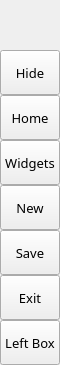
        <widget class="QFrame" name="leftMenuBg">
         <property name="minimumSize">
          <size>
           <width>60</width>
           <height>0</height>
          </size>
         </property>
         <property name="maximumSize">
          <size>
           <width>60</width>
           <height>16777215</height>
          </size>
         </property>
         <property name="frameShape">
          <enum>QFrame::NoFrame</enum>
         </property>
         <property name="frameShadow">
          <enum>QFrame::Raised</enum>
         </property>
         <layout class="QVBoxLayout" name="verticalLayout_3">
          <property name="spacing">
           <number>0</number>
          </property>
          <property name="leftMargin">
           <number>0</number>
          </property>
          <property name="topMargin">
           <number>0</number>
          </property>
          <property name="rightMargin">
           <number>0</number>
          </property>
          <property name="bottomMargin">
           <number>0</number>
          </property>
          <item>
           <widget class="QFrame" name="topLogoInfo">
            <property name="minimumSize">
             <size>
              <width>0</width>
              <height>50</height>
             </size>
            </property>
            <property name="maximumSize">
             <size>
              <width>16777215</width>
              <height>50</height>
             </size>
            </property>
            <property name="frameShape">
             <enum>QFrame::NoFrame</enum>
            </property>
            <property name="frameShadow">
             <enum>QFrame::Raised</enum>
            </property>
            <widget class="QFrame" name="topLogo">
             <property name="geometry">
              <rect>
               <x>10</x>
               <y>5</y>
               <width>42</width>
               <height>42</height>
              </rect>
             </property>
             <property name="minimumSize">
              <size>
               <width>42</width>
               <height>42</height>
              </size>
             </property>
             <property name="maximumSize">
              <size>
               <width>42</width>
               <height>42</height>
              </size>
             </property>
             <property name="frameShape">
              <enum>QFrame::NoFrame</enum>
             </property>
             <property name="frameShadow">
              <enum>QFrame::Raised</enum>
             </property>
            </widget>
            <widget class="QLabel" name="titleLeftApp">
             <property name="geometry">
              <rect>
               <x>70</x>
               <y>8</y>
               <width>160</width>
               <height>20</height>
              </rect>
             </property>
             <property name="font">
              <font>
               <family>NanumGothic</family>
               <pointsize>12</pointsize>
               <italic>false</italic>
               <bold>false</bold>
              </font>
             </property>
             <property name="text">
              <string>PyDracula</string>
             </property>
             <property name="alignment">
              <set>Qt::AlignLeading|Qt::AlignLeft|Qt::AlignTop</set>
             </property>
            </widget>
            <widget class="QLabel" name="titleLeftDescription">
             <property name="geometry">
              <rect>
               <x>70</x>
               <y>27</y>
               <width>160</width>
               <height>16</height>
              </rect>
             </property>
             <property name="maximumSize">
              <size>
               <width>16777215</width>
               <height>16</height>
              </size>
             </property>
             <property name="font">
              <font>
               <family>NanumGothic</family>
               <pointsize>8</pointsize>
               <italic>false</italic>
               <bold>false</bold>
              </font>
             </property>
             <property name="text">
              <string/>
             </property>
             <property name="alignment">
              <set>Qt::AlignLeading|Qt::AlignLeft|Qt::AlignTop</set>
             </property>
            </widget>
           </widget>
          </item>
          <item>
           <widget class="QFrame" name="leftMenuFrame">
            <property name="sizePolicy">
             <sizepolicy hsizetype="Preferred" vsizetype="Preferred">
              <horstretch>0</horstretch>
              <verstretch>0</verstretch>
             </sizepolicy>
            </property>
            <property name="frameShape">
             <enum>QFrame::NoFrame</enum>
            </property>
            <property name="frameShadow">
             <enum>QFrame::Raised</enum>
            </property>
            <layout class="QVBoxLayout" name="verticalMenuLayout">
             <property name="spacing">
              <number>0</number>
             </property>
             <property name="leftMargin">
              <number>0</number>
             </property>
             <property name="topMargin">
              <number>0</number>
             </property>
             <property name="rightMargin">
              <number>0</number>
             </property>
             <property name="bottomMargin">
              <number>0</number>
             </property>
             <item>
              <widget class="QFrame" name="toggleBox">
               <property name="maximumSize">
                <size>
                 <width>16777215</width>
                 <height>45</height>
                </size>
               </property>
               <property name="frameShape">
                <enum>QFrame::NoFrame</enum>
               </property>
               <property name="frameShadow">
                <enum>QFrame::Raised</enum>
               </property>
               <layout class="QVBoxLayout" name="verticalLayout_4">
                <property name="spacing">
                 <number>0</number>
                </property>
                <property name="leftMargin">
                 <number>0</number>
                </property>
                <property name="topMargin">
                 <number>0</number>
                </property>
                <property name="rightMargin">
                 <number>0</number>
                </property>
                <property name="bottomMargin">
                 <number>0</number>
                </property>
                <item>
                 <widget class="QPushButton" name="toggleButton">
                  <property name="sizePolicy">
                   <sizepolicy hsizetype="Expanding" vsizetype="Fixed">
                    <horstretch>0</horstretch>
                    <verstretch>0</verstretch>
                   </sizepolicy>
                  </property>
                  <property name="minimumSize">
                   <size>
                    <width>0</width>
                    <height>45</height>
                   </size>
                  </property>
                  <property name="font">
                   <font>
                    <family>NanumGothic</family>
                    <pointsize>10</pointsize>
                    <italic>false</italic>
                    <bold>false</bold>
                   </font>
                  </property>
                  <property name="cursor">
                   <cursorShape>PointingHandCursor</cursorShape>
                  </property>
                  <property name="layoutDirection">
                   <enum>Qt::LeftToRight</enum>
                  </property>
                  <property name="styleSheet">
                   <string notr="true">background-image: url(:/icon/images/icons/icon_menu.png);</string>
                  </property>
                  <property name="text">
                   <string>Hide</string>
                  </property>
                 </widget>
                </item>
               </layout>
              </widget>
             </item>
             <item alignment="Qt::AlignTop">
              <widget class="QFrame" name="topMenu">
               <property name="frameShape">
                <enum>QFrame::NoFrame</enum>
               </property>
               <property name="frameShadow">
                <enum>QFrame::Raised</enum>
               </property>
               <layout class="QVBoxLayout" name="verticalLayout_8">
                <property name="spacing">
                 <number>0</number>
                </property>
                <property name="leftMargin">
                 <number>0</number>
                </property>
                <property name="topMargin">
                 <number>0</number>
                </property>
                <property name="rightMargin">
                 <number>0</number>
                </property>
                <property name="bottomMargin">
                 <number>0</number>
                </property>
                <item>
                 <widget class="QPushButton" name="btn_home">
                  <property name="sizePolicy">
                   <sizepolicy hsizetype="Expanding" vsizetype="Fixed">
                    <horstretch>0</horstretch>
                    <verstretch>0</verstretch>
                   </sizepolicy>
                  </property>
                  <property name="minimumSize">
                   <size>
                    <width>0</width>
                    <height>45</height>
                   </size>
                  </property>
                  <property name="font">
                   <font>
                    <family>NanumGothic</family>
                    <pointsize>10</pointsize>
                    <italic>false</italic>
                    <bold>false</bold>
                   </font>
                  </property>
                  <property name="cursor">
                   <cursorShape>PointingHandCursor</cursorShape>
                  </property>
                  <property name="layoutDirection">
                   <enum>Qt::LeftToRight</enum>
                  </property>
                  <property name="styleSheet">
                   <string notr="true">background-image: url(:/icon/images/icons/cil-home.png);</string>
                  </property>
                  <property name="text">
                   <string>Home</string>
                  </property>
                 </widget>
                </item>
                <item>
                 <widget class="QPushButton" name="btn_nowSales">
                  <property name="sizePolicy">
                   <sizepolicy hsizetype="Expanding" vsizetype="Fixed">
                    <horstretch>0</horstretch>
                    <verstretch>0</verstretch>
                   </sizepolicy>
                  </property>
                  <property name="minimumSize">
                   <size>
                    <width>0</width>
                    <height>45</height>
                   </size>
                  </property>
                  <property name="font">
                   <font>
                    <family>NanumGothic</family>
                    <pointsize>10</pointsize>
                    <italic>false</italic>
                    <bold>false</bold>
                   </font>
                  </property>
                  <property name="cursor">
                   <cursorShape>PointingHandCursor</cursorShape>
                  </property>
                  <property name="layoutDirection">
                   <enum>Qt::LeftToRight</enum>
                  </property>
                  <property name="styleSheet">
                   <string notr="true">background-image: url(:/icon/images/icons/cil-calendar-check.png);</string>
                  </property>
                  <property name="text">
                   <string>Widgets</string>
                  </property>
                 </widget>
                </item>
                <item>
                 <widget class="QPushButton" name="btn_postSales">
                  <property name="sizePolicy">
                   <sizepolicy hsizetype="Expanding" vsizetype="Fixed">
                    <horstretch>0</horstretch>
                    <verstretch>0</verstretch>
                   </sizepolicy>
                  </property>
                  <property name="minimumSize">
                   <size>
                    <width>0</width>
                    <height>45</height>
                   </size>
                  </property>
                  <property name="font">
                   <font>
                    <family>NanumGothic</family>
                    <pointsize>10</pointsize>
                    <italic>false</italic>
                    <bold>false</bold>
                   </font>
                  </property>
                  <property name="cursor">
                   <cursorShape>PointingHandCursor</cursorShape>
                  </property>
                  <property name="layoutDirection">
                   <enum>Qt::LeftToRight</enum>
                  </property>
                  <property name="styleSheet">
                   <string notr="true">background-image: url(:/icon/images/icons/cil-chart-line.png);</string>
                  </property>
                  <property name="text">
                   <string>New</string>
                  </property>
                 </widget>
                </item>
                <item>
                 <widget class="QPushButton" name="btn_save">
                  <property name="sizePolicy">
                   <sizepolicy hsizetype="Expanding" vsizetype="Fixed">
                    <horstretch>0</horstretch>
                    <verstretch>0</verstretch>
                   </sizepolicy>
                  </property>
                  <property name="minimumSize">
                   <size>
                    <width>0</width>
                    <height>45</height>
                   </size>
                  </property>
                  <property name="font">
                   <font>
                    <family>NanumGothic</family>
                    <pointsize>10</pointsize>
                    <italic>false</italic>
                    <bold>false</bold>
                   </font>
                  </property>
                  <property name="cursor">
                   <cursorShape>PointingHandCursor</cursorShape>
                  </property>
                  <property name="layoutDirection">
                   <enum>Qt::LeftToRight</enum>
                  </property>
                  <property name="styleSheet">
                   <string notr="true">background-image: url(:/icon/images/icons/cil-save.png)</string>
                  </property>
                  <property name="text">
                   <string>Save</string>
                  </property>
                 </widget>
                </item>
                <item>
                 <widget class="QPushButton" name="btn_exit">
                  <property name="sizePolicy">
                   <sizepolicy hsizetype="Expanding" vsizetype="Fixed">
                    <horstretch>0</horstretch>
                    <verstretch>0</verstretch>
                   </sizepolicy>
                  </property>
                  <property name="minimumSize">
                   <size>
                    <width>0</width>
                    <height>45</height>
                   </size>
                  </property>
                  <property name="font">
                   <font>
                    <family>NanumGothic</family>
                    <pointsize>10</pointsize>
                    <italic>false</italic>
                    <bold>false</bold>
                   </font>
                  </property>
                  <property name="cursor">
                   <cursorShape>PointingHandCursor</cursorShape>
                  </property>
                  <property name="layoutDirection">
                   <enum>Qt::LeftToRight</enum>
                  </property>
                  <property name="styleSheet">
                   <string notr="true">background-image: url(:/icon/images/icons/cil-x.png);</string>
                  </property>
                  <property name="text">
                   <string>Exit</string>
                  </property>
                 </widget>
                </item>
               </layout>
              </widget>
             </item>
             <item alignment="Qt::AlignBottom">
              <widget class="QFrame" name="bottomMenu">
               <property name="frameShape">
                <enum>QFrame::NoFrame</enum>
               </property>
               <property name="frameShadow">
                <enum>QFrame::Raised</enum>
               </property>
               <layout class="QVBoxLayout" name="verticalLayout_9">
                <property name="spacing">
                 <number>0</number>
                </property>
                <property name="leftMargin">
                 <number>0</number>
                </property>
                <property name="topMargin">
                 <number>0</number>
                </property>
                <property name="rightMargin">
                 <number>0</number>
                </property>
                <property name="bottomMargin">
                 <number>0</number>
                </property>
                <item>
                 <widget class="QPushButton" name="toggleLeftBox">
                  <property name="sizePolicy">
                   <sizepolicy hsizetype="Expanding" vsizetype="Fixed">
                    <horstretch>0</horstretch>
                    <verstretch>0</verstretch>
                   </sizepolicy>
                  </property>
                  <property name="minimumSize">
                   <size>
                    <width>0</width>
                    <height>45</height>
                   </size>
                  </property>
                  <property name="font">
                   <font>
                    <family>NanumGothic</family>
                    <pointsize>10</pointsize>
                    <italic>false</italic>
                    <bold>false</bold>
                   </font>
                  </property>
                  <property name="cursor">
                   <cursorShape>PointingHandCursor</cursorShape>
                  </property>
                  <property name="layoutDirection">
                   <enum>Qt::LeftToRight</enum>
                  </property>
                  <property name="styleSheet">
                   <string notr="true">background-image: url(:/icon/images/icons/icon_settings.png);</string>
                  </property>
                  <property name="text">
                   <string>Left Box</string>
                  </property>
                 </widget>
                </item>
               </layout>
              </widget>
             </item>
            </layout>
           </widget>
          </item>
         </layout>
        </widget>
